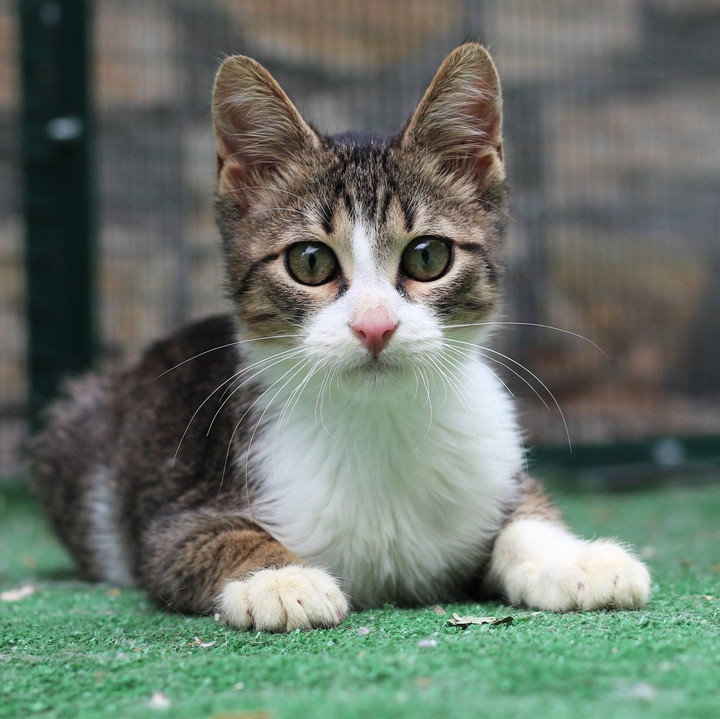
#> input picture basic_cat.jpg, 720 x 719 px
$ python basic_filter.py
#> lines starting #> are read from the running program, lines starting #| are printed output that depends on the picture
from PIL import Image, ImageFilter
import matplotlib.pyplot as plt

def apply_multiple_filters(image_path):
#> called with image_path = 'basic_cat.jpg'
    try:
        # Open and resize the image
        img = Image.open(image_path)
#> img is the input picture: PIL image 720x719 RGB; mean R, G, B 105.3, 115.6, 105.6
        img_resized = img.resize((128, 128))
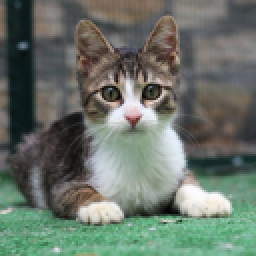
#> img_resized: PIL image 128x128 RGB (shown 2 times larger); mean R, G, B 105.3, 115.6, 105.6

        # Apply different filters
        sharpened = img_resized.filter(ImageFilter.SHARPEN)
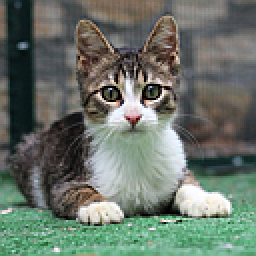
#> sharpened: PIL image 128x128 RGB (shown 2 times larger); mean R, G, B 105.3, 115.7, 105.7
        edge_enhanced = img_resized.filter(ImageFilter.EDGE_ENHANCE)
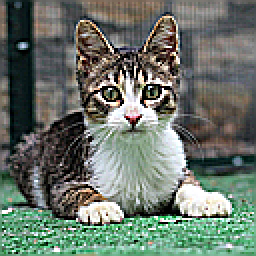
#> edge_enhanced: PIL image 128x128 RGB (shown 2 times larger); mean R, G, B 105.9, 116.4, 106.3
        edge_detected = img_resized.filter(ImageFilter.FIND_EDGES)
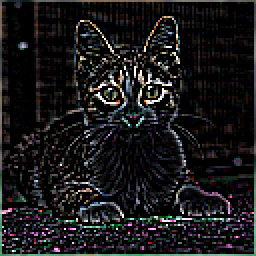
#> edge_detected: PIL image 128x128 RGB (shown 2 times larger); mean R, G, B 25.5, 24.9, 25.7

        # Plot the original and filtered images
        fig, axes = plt.subplots(1, 4, figsize=(12, 4))

        axes[0].imshow(img_resized)
        axes[0].set_title("Original")
        axes[1].imshow(sharpened)
        axes[1].set_title("Sharpen")
        axes[2].imshow(edge_enhanced)
        axes[2].set_title("Edge Enhance")
        axes[3].imshow(edge_detected)
        axes[3].set_title("Find Edges")

        # Hide axis ticks
        for ax in axes:
            ax.axis('off')

        plt.tight_layout()
        plt.savefig("filtered_image_comparison.png")
        print("Filtered image comparison saved as 'filtered_image_comparison.png'.")

    except Exception as e:
        print(f"Error processing image: {e}")

if __name__ == "__main__":
    image_path = "basic_cat.jpg"  # Replace with your image path
    apply_multiple_filters(image_path)
